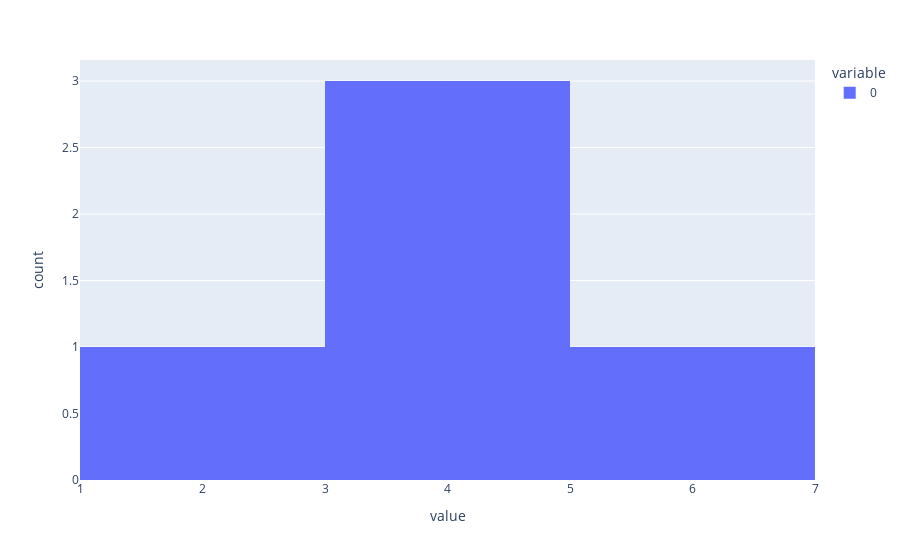

Notebook source saved alongside this figure:
### Code cell
px.histogram(means[0:5])

### Figure 1 — Plotly figure (JSON) as saved in the notebook; plotly's stock layout.template omitted (floating-point values rounded to 4 significant figures)
{"data": [{"alignmentgroup": "True", "bingroup": "x", "hovertemplate": "variable=0<br>value=%{x}<br>count=%{y}<extra></extra>", "legendgroup": "0", "marker": {"color": "#636efa", "pattern": {"shape": ""}}, "name": "0", "offsetgroup": "0", "orientation": "v", "showlegend": true, "type": "histogram", "x": [6, 3.5, 1.333, 3.25, 3.8], "xaxis": "x", "yaxis": "y"}], "layout": {"barmode": "relative", "legend": {"title": {"text": "variable"}, "tracegroupgap": 0}, "margin": {"t": 60}, "xaxis": {"anchor": "y", "domain": [0, 1], "title": {"text": "value"}}, "yaxis": {"anchor": "x", "domain": [0, 1], "title": {"text": "count"}}}}
